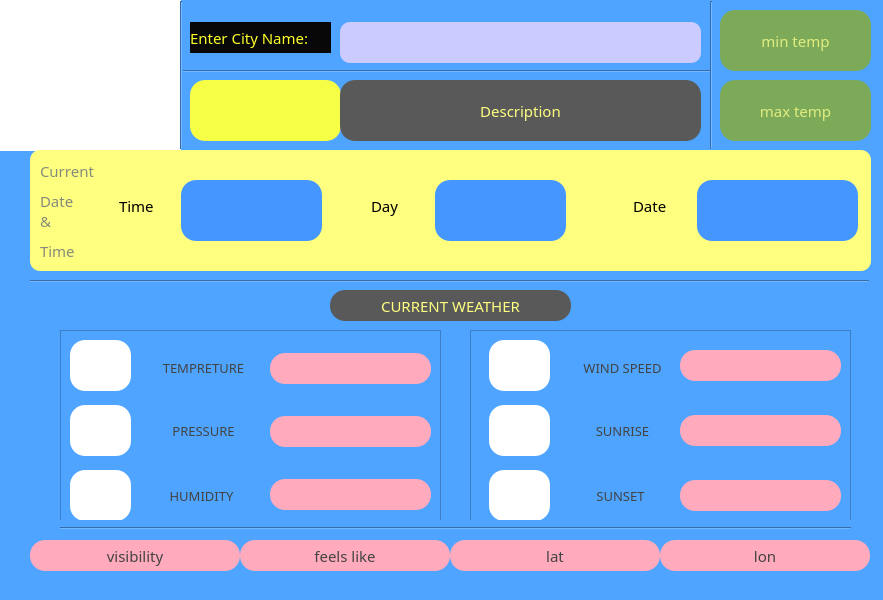
<?xml version="1.0" encoding="UTF-8"?>
<ui version="4.0">
 <class>MainWindow</class>
 <widget class="QMainWindow" name="MainWindow">
  <property name="geometry">
   <rect>
    <x>0</x>
    <y>0</y>
    <width>883</width>
    <height>600</height>
   </rect>
  </property>
  <property name="windowTitle">
   <string>WeatherApp</string>
  </property>
  <property name="styleSheet">
   <string notr="true">background-color: rgb(78, 164, 255);</string>
  </property>
  <widget class="QWidget" name="centralwidget">
   <widget class="QLabel" name="background_label">
    <property name="geometry">
     <rect>
      <x>0</x>
      <y>0</y>
      <width>881</width>
      <height>591</height>
     </rect>
    </property>
    <property name="text">
     <string/>
    </property>
    <property name="pixmap">
     <pixmap>DV9cIm.jpg</pixmap>
    </property>
   </widget>
   <widget class="QLabel" name="weatherlogo_label">
    <property name="geometry">
     <rect>
      <x>0</x>
      <y>0</y>
      <width>181</width>
      <height>151</height>
     </rect>
    </property>
    <property name="styleSheet">
     <string notr="true">background-color: rgb(255, 255, 255);</string>
    </property>
    <property name="text">
     <string/>
    </property>
    <property name="pixmap">
     <pixmap>download.jpg</pixmap>
    </property>
   </widget>
   <widget class="QLabel" name="cityname_label">
    <property name="geometry">
     <rect>
      <x>190</x>
      <y>22</y>
      <width>141</width>
      <height>31</height>
     </rect>
    </property>
    <property name="font">
     <font>
      <family>Segoe Print</family>
      <pointsize>11</pointsize>
     </font>
    </property>
    <property name="styleSheet">
     <string notr="true">background-color: rgb(8, 8, 8);
color: rgb(252, 255, 39);
</string>
    </property>
    <property name="text">
     <string>Enter City Name:</string>
    </property>
   </widget>
   <widget class="QLineEdit" name="cityname_lineEdit">
    <property name="geometry">
     <rect>
      <x>340</x>
      <y>22</y>
      <width>351</width>
      <height>41</height>
     </rect>
    </property>
    <property name="font">
     <font>
      <family>Segoe Print</family>
      <pointsize>10</pointsize>
     </font>
    </property>
    <property name="styleSheet">
     <string notr="true">background-color: rgb(203, 203, 255);
color: rgb(255, 170, 0);
border-radius: 10px;</string>
    </property>
    <property name="frame">
     <bool>false</bool>
    </property>
   </widget>
   <widget class="QPushButton" name="search_pushButton">
    <property name="geometry">
     <rect>
      <x>640</x>
      <y>22</y>
      <width>61</width>
      <height>41</height>
     </rect>
    </property>
    <property name="cursor">
     <cursorShape>OpenHandCursor</cursorShape>
    </property>
    <property name="styleSheet">
     <string notr="true">background-color: rgb(203, 203, 255);

border-radius: 10px;</string>
    </property>
    <property name="text">
     <string/>
    </property>
    <property name="icon">
     <iconset>
      <normaloff>images/icons/icons/search-icon-without-background.png</normaloff>images/icons/icons/search-icon-without-background.png</iconset>
    </property>
    <property name="iconSize">
     <size>
      <width>36</width>
      <height>38</height>
     </size>
    </property>
   </widget>
   <widget class="QLabel" name="mintemp_label">
    <property name="geometry">
     <rect>
      <x>720</x>
      <y>10</y>
      <width>151</width>
      <height>61</height>
     </rect>
    </property>
    <property name="font">
     <font>
      <family>Segoe Print</family>
      <pointsize>11</pointsize>
     </font>
    </property>
    <property name="styleSheet">
     <string notr="true">background-color: rgb(125, 170, 89);
color: rgb(225, 236, 127);
border-radius: 15px;</string>
    </property>
    <property name="text">
     <string>min temp</string>
    </property>
    <property name="alignment">
     <set>Qt::AlignCenter</set>
    </property>
   </widget>
   <widget class="QLabel" name="maxtemp_label">
    <property name="geometry">
     <rect>
      <x>720</x>
      <y>80</y>
      <width>151</width>
      <height>61</height>
     </rect>
    </property>
    <property name="font">
     <font>
      <family>Segoe Print</family>
      <pointsize>11</pointsize>
     </font>
    </property>
    <property name="styleSheet">
     <string notr="true">background-color: rgb(125, 170, 89);
color: rgb(225, 236, 127);
border-radius: 15px;</string>
    </property>
    <property name="text">
     <string>max temp</string>
    </property>
    <property name="alignment">
     <set>Qt::AlignCenter</set>
    </property>
   </widget>
   <widget class="QLabel" name="info_label">
    <property name="geometry">
     <rect>
      <x>30</x>
      <y>150</y>
      <width>841</width>
      <height>121</height>
     </rect>
    </property>
    <property name="styleSheet">
     <string notr="true">border-radius: 10px;
background-color: rgb(255, 255, 127);</string>
    </property>
    <property name="text">
     <string/>
    </property>
   </widget>
   <widget class="QLabel" name="time_label">
    <property name="geometry">
     <rect>
      <x>119</x>
      <y>180</y>
      <width>61</width>
      <height>51</height>
     </rect>
    </property>
    <property name="font">
     <font>
      <family>Segoe Print</family>
      <pointsize>11</pointsize>
     </font>
    </property>
    <property name="styleSheet">
     <string notr="true">border-radius:15px;
background-color: rgb(255, 255, 127);
color: rgb(0, 0, 0);</string>
    </property>
    <property name="text">
     <string>Time</string>
    </property>
   </widget>
   <widget class="QLabel" name="day_label">
    <property name="geometry">
     <rect>
      <x>371</x>
      <y>180</y>
      <width>61</width>
      <height>51</height>
     </rect>
    </property>
    <property name="font">
     <font>
      <family>Segoe Print</family>
      <pointsize>11</pointsize>
     </font>
    </property>
    <property name="styleSheet">
     <string notr="true">border-radius:15px;
background-color: rgb(255, 255, 127);
color: rgb(0, 0, 0);</string>
    </property>
    <property name="text">
     <string>Day</string>
    </property>
   </widget>
   <widget class="QLabel" name="date_label">
    <property name="geometry">
     <rect>
      <x>633</x>
      <y>180</y>
      <width>61</width>
      <height>51</height>
     </rect>
    </property>
    <property name="font">
     <font>
      <family>Segoe Print</family>
      <pointsize>11</pointsize>
     </font>
    </property>
    <property name="styleSheet">
     <string notr="true">border-radius:15px;
background-color: rgb(255, 255, 127);
color: rgb(0, 0, 0);</string>
    </property>
    <property name="text">
     <string>Date</string>
    </property>
   </widget>
   <widget class="QLabel" name="timeshow_label">
    <property name="geometry">
     <rect>
      <x>181</x>
      <y>180</y>
      <width>141</width>
      <height>61</height>
     </rect>
    </property>
    <property name="font">
     <font>
      <family>Segoe Print</family>
      <pointsize>11</pointsize>
     </font>
    </property>
    <property name="styleSheet">
     <string notr="true">background-color: rgb(70, 150, 255);
color: rgb(223, 209, 9);
border-radius:15px;</string>
    </property>
    <property name="text">
     <string/>
    </property>
    <property name="alignment">
     <set>Qt::AlignCenter</set>
    </property>
   </widget>
   <widget class="QLabel" name="dayshow_label">
    <property name="geometry">
     <rect>
      <x>435</x>
      <y>180</y>
      <width>131</width>
      <height>61</height>
     </rect>
    </property>
    <property name="font">
     <font>
      <family>Segoe Print</family>
      <pointsize>11</pointsize>
     </font>
    </property>
    <property name="styleSheet">
     <string notr="true">background-color: rgb(70, 150, 255);
color: rgb(223, 209, 9);
border-radius:15px;</string>
    </property>
    <property name="text">
     <string/>
    </property>
    <property name="alignment">
     <set>Qt::AlignCenter</set>
    </property>
   </widget>
   <widget class="QLabel" name="dateshow_label">
    <property name="geometry">
     <rect>
      <x>697</x>
      <y>180</y>
      <width>161</width>
      <height>61</height>
     </rect>
    </property>
    <property name="font">
     <font>
      <family>Segoe Print</family>
      <pointsize>11</pointsize>
     </font>
    </property>
    <property name="styleSheet">
     <string notr="true">background-color: rgb(70, 150, 255);
color: rgb(223, 209, 9);
border-radius:15px;</string>
    </property>
    <property name="text">
     <string/>
    </property>
    <property name="alignment">
     <set>Qt::AlignCenter</set>
    </property>
   </widget>
   <widget class="QLabel" name="currenttime1_label">
    <property name="geometry">
     <rect>
      <x>40</x>
      <y>150</y>
      <width>61</width>
      <height>41</height>
     </rect>
    </property>
    <property name="font">
     <font>
      <family>Segoe Print</family>
      <pointsize>11</pointsize>
     </font>
    </property>
    <property name="styleSheet">
     <string notr="true">border-radius:15px;
background-color: rgb(255, 255, 127);
color: rgb(134, 138, 124);</string>
    </property>
    <property name="text">
     <string>Current</string>
    </property>
   </widget>
   <widget class="QLabel" name="currenttime1_label_2">
    <property name="geometry">
     <rect>
      <x>40</x>
      <y>180</y>
      <width>41</width>
      <height>41</height>
     </rect>
    </property>
    <property name="font">
     <font>
      <family>Segoe Print</family>
      <pointsize>11</pointsize>
     </font>
    </property>
    <property name="styleSheet">
     <string notr="true">border-radius:15px;
background-color: rgb(255, 255, 127);
color: rgb(134, 138, 124);</string>
    </property>
    <property name="text">
     <string>Date</string>
    </property>
   </widget>
   <widget class="QLabel" name="currenttime1_label_3">
    <property name="geometry">
     <rect>
      <x>40</x>
      <y>230</y>
      <width>41</width>
      <height>41</height>
     </rect>
    </property>
    <property name="font">
     <font>
      <family>Segoe Print</family>
      <pointsize>11</pointsize>
     </font>
    </property>
    <property name="styleSheet">
     <string notr="true">border-radius:15px;
background-color: rgb(255, 255, 127);
color: rgb(134, 138, 124);</string>
    </property>
    <property name="text">
     <string>Time</string>
    </property>
   </widget>
   <widget class="QLabel" name="currenttime1_label_4">
    <property name="geometry">
     <rect>
      <x>40</x>
      <y>210</y>
      <width>16</width>
      <height>21</height>
     </rect>
    </property>
    <property name="font">
     <font>
      <family>Segoe Print</family>
      <pointsize>11</pointsize>
     </font>
    </property>
    <property name="styleSheet">
     <string notr="true">border-radius:15px;
background-color: rgb(255, 255, 127);
color: rgb(134, 138, 124);</string>
    </property>
    <property name="text">
     <string>&amp;</string>
    </property>
   </widget>
   <widget class="QLabel" name="temp_label">
    <property name="geometry">
     <rect>
      <x>190</x>
      <y>80</y>
      <width>151</width>
      <height>61</height>
     </rect>
    </property>
    <property name="font">
     <font>
      <family>Segoe Print</family>
      <pointsize>11</pointsize>
     </font>
    </property>
    <property name="styleSheet">
     <string notr="true">background-color: rgb(246, 255, 70);
color: rgb(7, 7, 7);
border-radius: 15px;</string>
    </property>
    <property name="text">
     <string/>
    </property>
    <property name="alignment">
     <set>Qt::AlignCenter</set>
    </property>
   </widget>
   <widget class="QLabel" name="description_label">
    <property name="geometry">
     <rect>
      <x>340</x>
      <y>80</y>
      <width>361</width>
      <height>61</height>
     </rect>
    </property>
    <property name="font">
     <font>
      <family>Segoe Print</family>
      <pointsize>11</pointsize>
     </font>
    </property>
    <property name="styleSheet">
     <string notr="true">background-color: rgb(89, 89, 89);
color: rgb(255, 255, 127);
border-radius:15px;</string>
    </property>
    <property name="text">
     <string>Description</string>
    </property>
    <property name="alignment">
     <set>Qt::AlignCenter</set>
    </property>
   </widget>
   <widget class="Line" name="line">
    <property name="geometry">
     <rect>
      <x>180</x>
      <y>70</y>
      <width>531</width>
      <height>3</height>
     </rect>
    </property>
    <property name="orientation">
     <enum>Qt::Horizontal</enum>
    </property>
   </widget>
   <widget class="Line" name="line_2">
    <property name="geometry">
     <rect>
      <x>710</x>
      <y>1</y>
      <width>3</width>
      <height>148</height>
     </rect>
    </property>
    <property name="orientation">
     <enum>Qt::Vertical</enum>
    </property>
   </widget>
   <widget class="Line" name="line_3">
    <property name="geometry">
     <rect>
      <x>180</x>
      <y>1</y>
      <width>3</width>
      <height>148</height>
     </rect>
    </property>
    <property name="orientation">
     <enum>Qt::Vertical</enum>
    </property>
   </widget>
   <widget class="Line" name="line_4">
    <property name="geometry">
     <rect>
      <x>30</x>
      <y>280</y>
      <width>839</width>
      <height>3</height>
     </rect>
    </property>
    <property name="orientation">
     <enum>Qt::Horizontal</enum>
    </property>
   </widget>
   <widget class="QFrame" name="frame">
    <property name="geometry">
     <rect>
      <x>60</x>
      <y>330</y>
      <width>381</width>
      <height>191</height>
     </rect>
    </property>
    <property name="frameShape">
     <enum>QFrame::StyledPanel</enum>
    </property>
    <property name="frameShadow">
     <enum>QFrame::Raised</enum>
    </property>
    <widget class="QPushButton" name="tempreture_pushButton">
     <property name="geometry">
      <rect>
       <x>10</x>
       <y>10</y>
       <width>61</width>
       <height>51</height>
      </rect>
     </property>
     <property name="styleSheet">
      <string notr="true">background-color: rgb(255, 255, 255);
border-radius:15px;</string>
     </property>
     <property name="text">
      <string/>
     </property>
     <property name="icon">
      <iconset>
       <normaloff>images/icons/icons/tempere.jpg</normaloff>images/icons/icons/tempere.jpg</iconset>
     </property>
     <property name="iconSize">
      <size>
       <width>44</width>
       <height>46</height>
      </size>
     </property>
    </widget>
    <widget class="QPushButton" name="pressure_pushButton">
     <property name="geometry">
      <rect>
       <x>10</x>
       <y>75</y>
       <width>61</width>
       <height>51</height>
      </rect>
     </property>
     <property name="styleSheet">
      <string notr="true">background-color: rgb(255, 255, 255);
border-radius:15px;</string>
     </property>
     <property name="text">
      <string/>
     </property>
     <property name="icon">
      <iconset>
       <normaloff>images/icons/icons/pressure-icon-png-13.jpg</normaloff>images/icons/icons/pressure-icon-png-13.jpg</iconset>
     </property>
     <property name="iconSize">
      <size>
       <width>40</width>
       <height>35</height>
      </size>
     </property>
    </widget>
    <widget class="QPushButton" name="humidity_pushButton">
     <property name="geometry">
      <rect>
       <x>10</x>
       <y>140</y>
       <width>61</width>
       <height>51</height>
      </rect>
     </property>
     <property name="styleSheet">
      <string notr="true">background-color: rgb(255, 255, 255);
border-radius:15px;</string>
     </property>
     <property name="text">
      <string/>
     </property>
     <property name="icon">
      <iconset>
       <normaloff>images/icons/icons/humidity.png</normaloff>images/icons/icons/humidity.png</iconset>
     </property>
     <property name="iconSize">
      <size>
       <width>35</width>
       <height>31</height>
      </size>
     </property>
    </widget>
    <widget class="QLabel" name="tempreture_label">
     <property name="geometry">
      <rect>
       <x>73</x>
       <y>22</y>
       <width>141</width>
       <height>31</height>
      </rect>
     </property>
     <property name="font">
      <font>
       <family>Segoe Print</family>
       <pointsize>10</pointsize>
      </font>
     </property>
     <property name="styleSheet">
      <string notr="true">
color: rgb(67, 67, 67);
border-radius:15px;</string>
     </property>
     <property name="text">
      <string>TEMPRETURE</string>
     </property>
     <property name="alignment">
      <set>Qt::AlignCenter</set>
     </property>
    </widget>
    <widget class="QLabel" name="pressure_label">
     <property name="geometry">
      <rect>
       <x>73</x>
       <y>85</y>
       <width>141</width>
       <height>31</height>
      </rect>
     </property>
     <property name="font">
      <font>
       <family>Segoe Print</family>
       <pointsize>10</pointsize>
      </font>
     </property>
     <property name="styleSheet">
      <string notr="true">
color: rgb(67, 67, 67);
border-radius:15px;</string>
     </property>
     <property name="text">
      <string>PRESSURE</string>
     </property>
     <property name="alignment">
      <set>Qt::AlignCenter</set>
     </property>
    </widget>
    <widget class="QLabel" name="humidity_label">
     <property name="geometry">
      <rect>
       <x>71</x>
       <y>150</y>
       <width>141</width>
       <height>31</height>
      </rect>
     </property>
     <property name="font">
      <font>
       <family>Segoe Print</family>
       <pointsize>10</pointsize>
      </font>
     </property>
     <property name="styleSheet">
      <string notr="true">
color: rgb(67, 67, 67);
border-radius:15px;</string>
     </property>
     <property name="text">
      <string>HUMIDITY</string>
     </property>
     <property name="alignment">
      <set>Qt::AlignCenter</set>
     </property>
    </widget>
    <widget class="QLabel" name="tempshow_label">
     <property name="geometry">
      <rect>
       <x>210</x>
       <y>23</y>
       <width>161</width>
       <height>31</height>
      </rect>
     </property>
     <property name="font">
      <font>
       <family>Segoe Print</family>
       <pointsize>11</pointsize>
      </font>
     </property>
     <property name="styleSheet">
      <string notr="true">background-color: rgb(255, 170, 189);
color: rgb(67, 67, 67);
border-radius:15px;</string>
     </property>
     <property name="text">
      <string/>
     </property>
     <property name="alignment">
      <set>Qt::AlignCenter</set>
     </property>
    </widget>
    <widget class="QLabel" name="pressureshow_label">
     <property name="geometry">
      <rect>
       <x>210</x>
       <y>86</y>
       <width>161</width>
       <height>31</height>
      </rect>
     </property>
     <property name="font">
      <font>
       <family>Segoe Print</family>
       <pointsize>11</pointsize>
      </font>
     </property>
     <property name="styleSheet">
      <string notr="true">background-color: rgb(255, 170, 189);
color: rgb(67, 67, 67);
border-radius:15px;</string>
     </property>
     <property name="text">
      <string/>
     </property>
     <property name="alignment">
      <set>Qt::AlignCenter</set>
     </property>
    </widget>
    <widget class="QLabel" name="humidityshow_label">
     <property name="geometry">
      <rect>
       <x>210</x>
       <y>149</y>
       <width>161</width>
       <height>31</height>
      </rect>
     </property>
     <property name="font">
      <font>
       <family>Segoe Print</family>
       <pointsize>11</pointsize>
      </font>
     </property>
     <property name="styleSheet">
      <string notr="true">background-color: rgb(255, 170, 189);
color: rgb(67, 67, 67);
border-radius:15px;</string>
     </property>
     <property name="text">
      <string/>
     </property>
     <property name="alignment">
      <set>Qt::AlignCenter</set>
     </property>
    </widget>
   </widget>
   <widget class="QLabel" name="currentweather_label">
    <property name="geometry">
     <rect>
      <x>330</x>
      <y>290</y>
      <width>241</width>
      <height>31</height>
     </rect>
    </property>
    <property name="font">
     <font>
      <family>Segoe Print</family>
      <pointsize>11</pointsize>
     </font>
    </property>
    <property name="styleSheet">
     <string notr="true">background-color: rgb(89, 89, 89);
color: rgb(255, 255, 127);
border-radius:15px;</string>
    </property>
    <property name="text">
     <string>CURRENT WEATHER</string>
    </property>
    <property name="alignment">
     <set>Qt::AlignCenter</set>
    </property>
   </widget>
   <widget class="QFrame" name="frame_2">
    <property name="geometry">
     <rect>
      <x>470</x>
      <y>330</y>
      <width>381</width>
      <height>191</height>
     </rect>
    </property>
    <property name="frameShape">
     <enum>QFrame::StyledPanel</enum>
    </property>
    <property name="frameShadow">
     <enum>QFrame::Raised</enum>
    </property>
    <widget class="QLabel" name="sindspeed_label">
     <property name="geometry">
      <rect>
       <x>82</x>
       <y>22</y>
       <width>141</width>
       <height>31</height>
      </rect>
     </property>
     <property name="font">
      <font>
       <family>Segoe Print</family>
       <pointsize>10</pointsize>
      </font>
     </property>
     <property name="styleSheet">
      <string notr="true">
color: rgb(67, 67, 67);
border-radius:15px;</string>
     </property>
     <property name="text">
      <string>WIND SPEED</string>
     </property>
     <property name="alignment">
      <set>Qt::AlignCenter</set>
     </property>
    </widget>
    <widget class="QPushButton" name="windspped_pushButton">
     <property name="geometry">
      <rect>
       <x>19</x>
       <y>10</y>
       <width>61</width>
       <height>51</height>
      </rect>
     </property>
     <property name="styleSheet">
      <string notr="true">background-color: rgb(255, 255, 255);
border-radius:15px;</string>
     </property>
     <property name="text">
      <string/>
     </property>
     <property name="icon">
      <iconset>
       <normaloff>images/icons/icons/wind speed.png</normaloff>images/icons/icons/wind speed.png</iconset>
     </property>
     <property name="iconSize">
      <size>
       <width>35</width>
       <height>29</height>
      </size>
     </property>
    </widget>
    <widget class="QPushButton" name="sunset_pushButton">
     <property name="geometry">
      <rect>
       <x>19</x>
       <y>140</y>
       <width>61</width>
       <height>51</height>
      </rect>
     </property>
     <property name="styleSheet">
      <string notr="true">background-color: rgb(255, 255, 255);
border-radius:15px;</string>
     </property>
     <property name="text">
      <string/>
     </property>
     <property name="icon">
      <iconset>
       <normaloff>images/icons/icons/sunset.png</normaloff>images/icons/icons/sunset.png</iconset>
     </property>
     <property name="iconSize">
      <size>
       <width>39</width>
       <height>39</height>
      </size>
     </property>
    </widget>
    <widget class="QLabel" name="sunset_label">
     <property name="geometry">
      <rect>
       <x>80</x>
       <y>150</y>
       <width>141</width>
       <height>31</height>
      </rect>
     </property>
     <property name="font">
      <font>
       <family>Segoe Print</family>
       <pointsize>10</pointsize>
      </font>
     </property>
     <property name="styleSheet">
      <string notr="true">
color: rgb(67, 67, 67);
border-radius:15px;</string>
     </property>
     <property name="text">
      <string>SUNSET</string>
     </property>
     <property name="alignment">
      <set>Qt::AlignCenter</set>
     </property>
    </widget>
    <widget class="QPushButton" name="sunrise_pushButton">
     <property name="geometry">
      <rect>
       <x>19</x>
       <y>75</y>
       <width>61</width>
       <height>51</height>
      </rect>
     </property>
     <property name="styleSheet">
      <string notr="true">background-color: rgb(255, 255, 255);
border-radius:15px;</string>
     </property>
     <property name="text">
      <string/>
     </property>
     <property name="icon">
      <iconset>
       <normaloff>images/icons/icons/sunrise.jpg</normaloff>images/icons/icons/sunrise.jpg</iconset>
     </property>
     <property name="iconSize">
      <size>
       <width>36</width>
       <height>45</height>
      </size>
     </property>
    </widget>
    <widget class="QLabel" name="sunrise_label">
     <property name="geometry">
      <rect>
       <x>82</x>
       <y>85</y>
       <width>141</width>
       <height>31</height>
      </rect>
     </property>
     <property name="font">
      <font>
       <family>Segoe Print</family>
       <pointsize>10</pointsize>
      </font>
     </property>
     <property name="styleSheet">
      <string notr="true">
color: rgb(67, 67, 67);
border-radius:15px;</string>
     </property>
     <property name="text">
      <string>SUNRISE</string>
     </property>
     <property name="alignment">
      <set>Qt::AlignCenter</set>
     </property>
    </widget>
    <widget class="QLabel" name="windshow_label">
     <property name="geometry">
      <rect>
       <x>210</x>
       <y>20</y>
       <width>161</width>
       <height>31</height>
      </rect>
     </property>
     <property name="font">
      <font>
       <family>Segoe Print</family>
       <pointsize>11</pointsize>
      </font>
     </property>
     <property name="styleSheet">
      <string notr="true">background-color: rgb(255, 170, 189);
color: rgb(67, 67, 67);
border-radius:15px;</string>
     </property>
     <property name="text">
      <string/>
     </property>
     <property name="alignment">
      <set>Qt::AlignCenter</set>
     </property>
    </widget>
    <widget class="QLabel" name="sunriseshow_label">
     <property name="geometry">
      <rect>
       <x>210</x>
       <y>85</y>
       <width>161</width>
       <height>31</height>
      </rect>
     </property>
     <property name="font">
      <font>
       <family>Segoe Print</family>
       <pointsize>11</pointsize>
      </font>
     </property>
     <property name="styleSheet">
      <string notr="true">background-color: rgb(255, 170, 189);
color: rgb(67, 67, 67);
border-radius:15px;</string>
     </property>
     <property name="text">
      <string/>
     </property>
     <property name="alignment">
      <set>Qt::AlignCenter</set>
     </property>
    </widget>
    <widget class="QLabel" name="sunsetshow_label">
     <property name="geometry">
      <rect>
       <x>210</x>
       <y>150</y>
       <width>161</width>
       <height>31</height>
      </rect>
     </property>
     <property name="font">
      <font>
       <family>Segoe Print</family>
       <pointsize>11</pointsize>
      </font>
     </property>
     <property name="styleSheet">
      <string notr="true">background-color: rgb(255, 170, 189);
color: rgb(67, 67, 67);
border-radius:15px;</string>
     </property>
     <property name="text">
      <string/>
     </property>
     <property name="alignment">
      <set>Qt::AlignCenter</set>
     </property>
    </widget>
   </widget>
   <widget class="Line" name="line_5">
    <property name="geometry">
     <rect>
      <x>60</x>
      <y>520</y>
      <width>791</width>
      <height>16</height>
     </rect>
    </property>
    <property name="orientation">
     <enum>Qt::Horizontal</enum>
    </property>
   </widget>
   <widget class="QLabel" name="visibility_label">
    <property name="geometry">
     <rect>
      <x>30</x>
      <y>540</y>
      <width>210</width>
      <height>31</height>
     </rect>
    </property>
    <property name="font">
     <font>
      <family>Segoe Print</family>
      <pointsize>11</pointsize>
     </font>
    </property>
    <property name="styleSheet">
     <string notr="true">background-color: rgb(255, 170, 189);
color: rgb(67, 67, 67);
border-radius:15px;</string>
    </property>
    <property name="text">
     <string>visibility</string>
    </property>
    <property name="alignment">
     <set>Qt::AlignCenter</set>
    </property>
   </widget>
   <widget class="QLabel" name="feelslike_label">
    <property name="geometry">
     <rect>
      <x>240</x>
      <y>540</y>
      <width>210</width>
      <height>31</height>
     </rect>
    </property>
    <property name="font">
     <font>
      <family>Segoe Print</family>
      <pointsize>11</pointsize>
     </font>
    </property>
    <property name="styleSheet">
     <string notr="true">background-color: rgb(255, 170, 189);
color: rgb(67, 67, 67);
border-radius:15px;</string>
    </property>
    <property name="text">
     <string>feels like</string>
    </property>
    <property name="alignment">
     <set>Qt::AlignCenter</set>
    </property>
   </widget>
   <widget class="QLabel" name="lat_label">
    <property name="geometry">
     <rect>
      <x>450</x>
      <y>540</y>
      <width>210</width>
      <height>31</height>
     </rect>
    </property>
    <property name="font">
     <font>
      <family>Segoe Print</family>
      <pointsize>11</pointsize>
     </font>
    </property>
    <property name="styleSheet">
     <string notr="true">background-color: rgb(255, 170, 189);
color: rgb(67, 67, 67);
border-radius:15px;</string>
    </property>
    <property name="text">
     <string>lat</string>
    </property>
    <property name="alignment">
     <set>Qt::AlignCenter</set>
    </property>
   </widget>
   <widget class="QLabel" name="lon_label">
    <property name="geometry">
     <rect>
      <x>660</x>
      <y>540</y>
      <width>210</width>
      <height>31</height>
     </rect>
    </property>
    <property name="font">
     <font>
      <family>Segoe Print</family>
      <pointsize>11</pointsize>
     </font>
    </property>
    <property name="styleSheet">
     <string notr="true">background-color: rgb(255, 170, 189);
color: rgb(67, 67, 67);
border-radius:15px;</string>
    </property>
    <property name="text">
     <string>lon</string>
    </property>
    <property name="alignment">
     <set>Qt::AlignCenter</set>
    </property>
   </widget>
  </widget>
  <widget class="QStatusBar" name="statusbar"/>
 </widget>
 <resources/>
 <connections/>
</ui>
